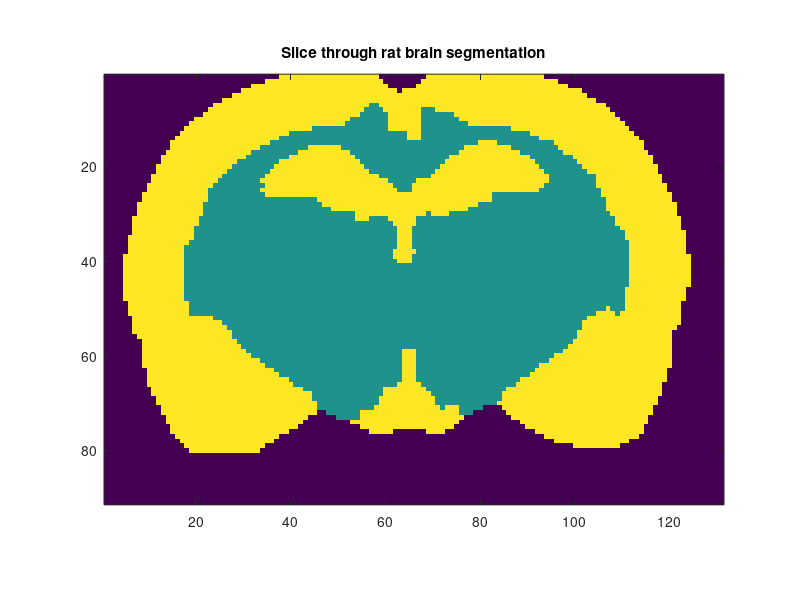

Source code (MATLAB): (Note: this script raises an error after producing the figure.)
%% Brain example

% MRI segmentation was performed in Seg3D and saved to .mat file. In this
% case we have extracted the volume data from the file saved my Seg3D to
% save space:
%
% load('Seg3D_Out');
% V=scirunnrrd.data;
% save('Brain_seg.mat','V');
%
% Requires iso2mesh for plotting with binsurface only.

% This segmentation was resampled to give a uniform 
load('Brain_seg.mat');
pixel_scale=8;
vol_res=1/pixel_scale;
xyz_res=[vol_res,vol_res,vol_res];

elec_pos_sc=dlmread('Brain_elec.txt');

%plot if we have iso2mesh
if ~isempty(which('plotmesh'))
    
    % extract surface of each layer for plotting
    % binsurface needs [0 1] only, and can only do 1 surface at a time
    V1=V;
    V1(V1==2)=0;
    V2=V;
    V2(V2==1)=0;
    V2(V2==2)=1;
    
    [node1,elem1]=binsurface(V1,4);
    [node2,elem2]=binsurface(V2,4);
    
    figure
    hold on
    patch('Vertices',node1,'faces',elem1,'FaceColor','none','EdgeAlpha',1,'EdgeColor','r');
    patch('Vertices',node2,'faces',elem2,'FaceColor','none','EdgeAlpha',0.4,'EdgeColor',[0.4 0.4 0.4]);
    plot3(elec_pos_sc(:,1),elec_pos_sc(:,2),elec_pos_sc(:,3),'.','MarkerSize',30);
    legend('White Matter','Grey Matter','Electrodes');

    hold off
    daspect([1,1,1]);
    view(3);
    drawnow;
    title('Rat brain seg w/ white and grey matter layers')
    % the holes in the top of the grey matter layer are an artefact of the
    % binsurface output, they are not present in the inr (see fig below)
    
    saveas(gcf,'figures/brain_seg.png');
    
end


figure
imagesc(squeeze(V(:,:,100))');
daspect([1,1,1]);
title('Slice through rat brain segmentation');
saveas(gcf,'figures/brain_seg_slice.png');


% save the segmentation to inr for the mesher
saveinr_EIT(uint8(V),'Brain.inr',xyz_res);


%% Run the mesher

P=getmesherparam;
P.pixel_scale_mm=pixel_scale;
P.facet_distance_mm=.4;
P.cell_fine_size_mm=.5;
P.cell_coarse_size_mm=.6;
P.electrode_radius_mm=.3;
P.cell_size_electrodes_mm=.1;

% Turn off all optimisations
P.opt.exude_opt=0;
P.opt.lloyd_opt=0;
P.opt.odt_opt=0;
P.opt.perturb_opt=0;

% save the output to csv to load into matlab
P.save.save_nodes_tetra=1;
% save VTK to view it paraview
P.save.save_vtk=1;

% Move the electrode positions to ensure they are placed on the surface,
% the positions are not exact in the first place
P.move.move_electrodes=1;
P.move.outermost_tissue=2;

% write parameter file
writemesherparam('Brain_params.txt',P);

runmesher('Brain.inr','Brain_elec.txt','Brain_params.txt','output/','BrainMesh');


%% Plot mesh 

Mesh=loadmesh('output/BrainMesh');
figure
hold on;
trep = triangulation(Mesh.Tetra, Mesh.Nodes);
[Triangle_Boundary, Nodes_Boundary] = freeBoundary(trep);
h= trisurf(Triangle_Boundary, Nodes_Boundary(:,1), Nodes_Boundary(:,2), Nodes_Boundary(:,3));

set(h,'EdgeColor',[0.3,0.3,0.3],'FaceColor','w','FaceAlpha',1);
daspect([1,1,1]);

plot3(Mesh.elec_pos(:,1),Mesh.elec_pos(:,2),Mesh.elec_pos(:,3),'.','Markersize',30);

hold off
view(3)
title('Rat Brain Mesh Low Res')

saveas(gcf,'figures/BrainMesh_LowRes.png')

%% Run at higher resolution

% create settings for a more realistic mesh 

P=getmesherparam;
P.pixel_scale_mm=pixel_scale;
P.facet_distance_mm=.4;
P.cell_fine_size_mm=.15; % Overall smaller elements
P.cell_coarse_size_mm=.2;  % Much higher lower bound of element size
P.electrode_radius_mm=.3;
P.cell_size_electrodes_mm=.05; % v high res around the electrodes

% Turn on all optimisations and give them a long time to run
P.opt.exude_opt=1;
P.opt.lloyd_opt=1;
P.opt.odt_opt=1;
P.opt.perturb_opt=1;
P.opt.time_limit_sec=86400;

% save the output to csv to load into matlab
P.save.save_nodes_tetra=0;
% save VTK to view it paraview
P.save.save_vtk=1;

% Move the electrode positions to ensure they are placed on the surface,
% the positions are not exact in the first place
P.move.move_electrodes=1;
P.move.outermost_tissue=2;

% write parameter file
writemesherparam('Brain_params_HR.txt',P);

runmesher('Brain.inr','Brain_elec.txt','Brain_params_HR.txt','output_HR/','BrainMeshHighRes');





